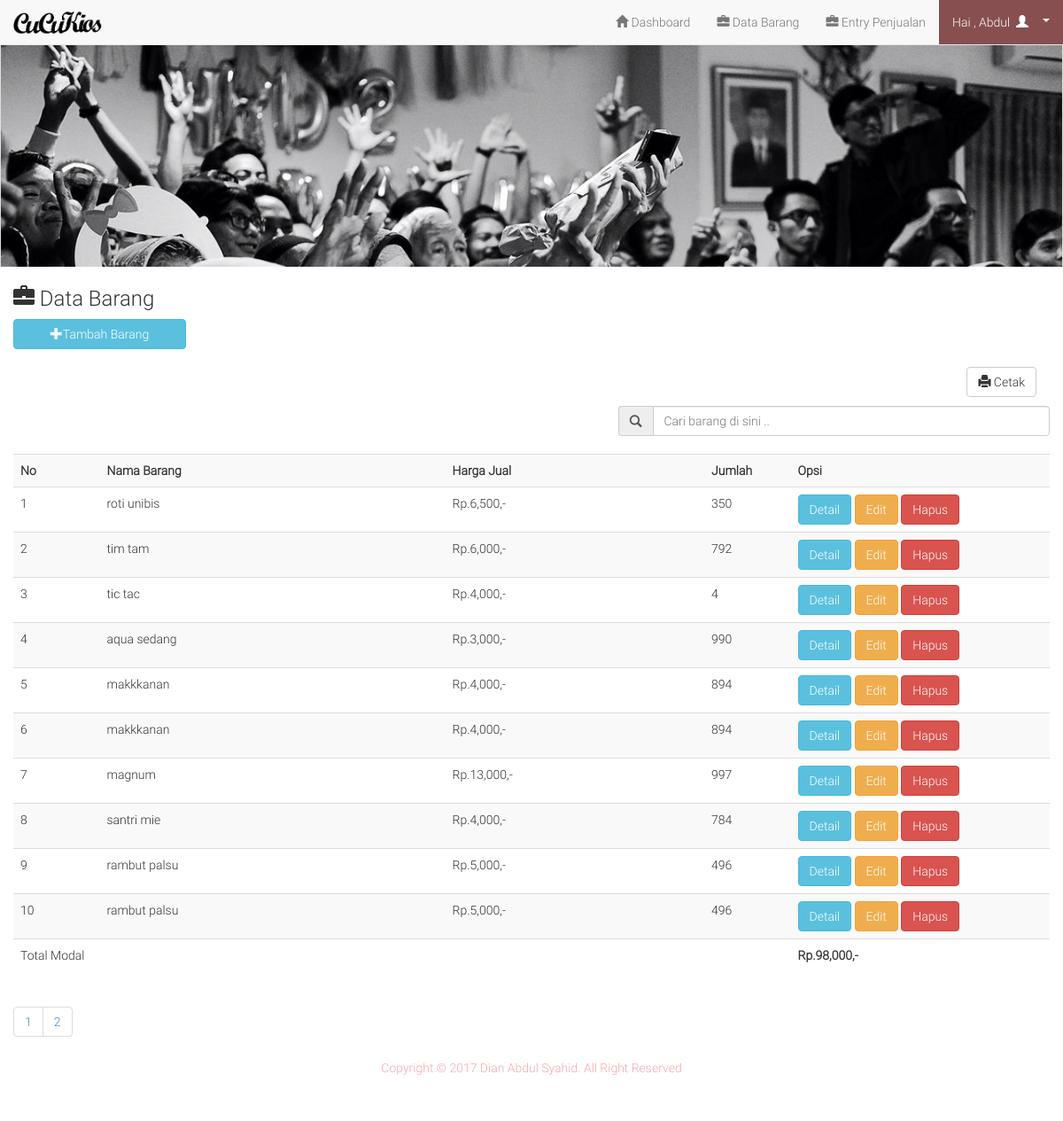
The app's page /admin/barang.php (signed in) with its own data.
### tables this page shows
CREATE TABLE IF NOT EXISTS `barang` (
  `id` int(11) NOT NULL AUTO_INCREMENT,
  `nama` text NOT NULL,
  `jenis` text NOT NULL,
  `suplier` text NOT NULL,
  `modal` int(11) NOT NULL,
  `harga` int(11) NOT NULL,
  `jumlah` int(11) NOT NULL,
  `sisa` int(11) NOT NULL,
  PRIMARY KEY (`id`)
);

### admin/barang.php (the view, shortened to what this page needs)
<?php include 'header.php'; ?>
<h3><span class="glyphicon glyphicon-briefcase"></span>  Data Barang</h3>
<button style="margin-bottom:20px" data-toggle="modal" data-target="#myModal" class="btn btn-info col-lg-2 col-md-2 col-sm-2 col-xs-12"><span class="glyphicon glyphicon-plus"></span>Tambah Barang</button>
<br/>
<br/>
<?php
$per_hal=10;
$jumlah_record=mysql_query("SELECT COUNT(*) from barang");
$jum=mysql_result($jumlah_record, 0);
$halaman=ceil($jum / $per_hal);
$page = (isset($_GET['page'])) ? (int)$_GET['page'] : 1;
$start = ($page - 1) * $per_hal;
?>
<div class="col-md-12">
	<a style="margin-bottom:10px" href="lap_barang.php" target="_blank" class="btn btn-default pull-right"><span class='glyphicon glyphicon-print'></span>  Cetak</a>
</div>
<form action="cari_act.php" method="get">
	<div class="input-group col-md-5 col-md-offset-7">
		<span class="input-group-addon" id="basic-addon1"><span class="glyphicon glyphicon-search"></span></span>
		<input type="text" class="form-control" placeholder="Cari barang di sini .." aria-describedby="basic-addon1" name="cari">
	</div>
</form>
<br/>
	<div class="table-responsive">
		<table class="table table-hover table-striped">
			<tr>
				<th class="col-md-1">No</th>
				<th class="col-md-4">Nama Barang</th>
				<th class="col-md-3">Harga Jual</th>
				<th class="col-md-1">Jumlah</th>
				<th class="col-md-3">Opsi</th>
			</tr>
			<?php
			if(isset($_GET['cari'])){
				$cari=mysql_real_escape_string($_GET['cari']);
				$brg=mysql_query("select * from barang where nama like '$cari' or jenis like '$cari'");
			}else{
				$brg=mysql_query("select * from barang limit $start, $per_hal");
			}
			$no=1;
			while($b=mysql_fetch_array($brg)){
				?>
				<tr>
					<td><?php echo $no++ ?></td>
					<td><?php echo $b['nama'] ?></td>
					<td>Rp.<?php echo number_format($b['harga']) ?>,-</td>
					<td><?php echo $b['jumlah'] ?></td>
					<td>
						<a href="det_barang.php?id=<?php echo $b['id']; ?>" class="btn btn-info">Detail</a>
						<a href="edit.php?id=<?php echo $b['id']; ?>" class="btn btn-warning">Edit</a>
						<a onclick="if(confirm('Apakah anda yakin ingin menghapus data ini ??')){ location.href='hapus.php?id=<?php echo $b['id']; ?>' }" class="btn btn-danger">Hapus</a>
					</td>
				</tr>
				<?php
			}
			?>
			<tr>
				<td colspan="4">Total Modal</td>
				<td>
				<?php
					$x=mysql_query("select sum(modal) as total from barang");
					$xx=mysql_fetch_array($x);
					echo "<b> Rp.". number_format($xx['total']).",-</b>";
				?>
				</td>
			</tr>
		</table>
	</div>
<ul class="pagination">
			<?php
			for($x=1;$x<=$halaman;$x++){
				?>
				<li><a href="?page=<?php echo $x ?>"><?php echo $x ?></a></li>
				<?php
			}
			?>
		</ul>
<?php
include 'footer.php';
?>

### admin/header.php (shortened to what this page needs)
<!DOCTYPE html>
<html>
<head>
	<link rel="stylesheet" type="text/css" href="../assets/css/style.css">
	<link rel="stylesheet" type="text/css" href="../assets/css/bootstrap.css">
	<link rel="stylesheet" type="text/css" href="../assets/js/jquery-ui/jquery-ui.css">
</head>
<body>
	<div class="navbar navbar-default navbar-fixed-top">
		<div class="container-fluid">
			<div class="navbar-header">
				<a href="index.php" class="navbar-brand medium"><img src="../logo.png" width="100" height="35" style="margin-top: -7px;"></a>
			</div>
			<div class="collapse navbar-collapse">
				<ul class="nav navbar-nav navbar-right">
					<li><a href="index.php"><span class="glyphicon glyphicon-home"></span>  Dashboard</a></li>
					<li><a href="barang.php"><span class="glyphicon glyphicon-briefcase"></span>  Data Barang</a></li>
					<li><a href="barang_laku.php"><span class="glyphicon glyphicon-briefcase"></span>  Entry Penjualan</a></li>
					<li>
					<div class="dropdown">
					    <div class="dropdown-toggle" type="button" data-toggle="dropdown" style="background-color: #874f4f;color: #fff;height: 50px;padding: 15px;cursor: pointer;">Hai , <?php echo $_SESSION['uname']  ?>&nbsp&nbsp<span class="glyphicon glyphicon-user">
					    <span class="caret"></span></div>
					</div>
					</li>
				</ul>
			</div>
		</div>
	</div>
	<div class="col-lg-12 col-md-12 col-sm-12 col-xs-12" style="background-color: #eee;">
		<div class="row">
			<div class="col-lg-12 col-md-12 col-sm-12 col-xs-12 nogap">
				<?php
				$uname=$_SESSION['uname'];
				$fo=mysql_query("select foto from admin where uname='$uname'");
				while($f=mysql_fetch_array($fo)){
					?>
					<div class="col-xs-12 col-md-12 nogap background-size-cover">
						<a class="thumbnail nogap width100">
						</a>
					</div>
					<?php
				}
				?>
			</div>
		</div>
	</div>
	<div class="col-lg-12 col-md-12 col-sm-12 col-xs-12 fixed">

### admin/footer.php
<center style="color: #F5A9A9;">Copyright &copy; 2017 Dian Abdul Syahid. All Right Reserved</center>
</div>
</body>
</html>

### assets/css/style.css (style rules this page uses)
* { padding:0; margin:0; }
html, body { font-family: 'Light',sans-serif !important; }
.medium { font-family: 'medium'; }
.navbar { margin-bottom:0px !important; }
.width100 { width: 100% !important; }
.nogap { padding-right: 0 !important; padding-left: 0 !important; padding-top: 0 !important; padding-bottom: 0 !important; }
.background-size-cover { position: fixed !important; -webkit-background-size: cover; -moz-background-size: cover; background-size: cover; }
.fixed { margin-top: 300px; padding-bottom: 50px; position: relative !important; height: 100%; background-color: #fff; }

### records on screen
barang: nama "roti unibis", harga "6,500", jumlah "350"
barang: nama "tim tam", harga "6,000", jumlah "792"
barang: nama "tic tac", harga "4,000", jumlah "4"
barang: nama "aqua sedang", harga "3,000", jumlah "990"
barang: nama "makkkanan", harga "4,000", jumlah "894"
barang: nama "makkkanan", harga "4,000", jumlah "894"
barang: nama "magnum", harga "13,000", jumlah "997"
barang: nama "santri mie", harga "4,000", jumlah "784"
barang: nama "rambut palsu", harga "5,000", jumlah "496"
barang: nama "rambut palsu", harga "5,000", jumlah "496"

### other values on screen
$_SESSION['uname'] "Abdul"
$xx['total'] "98,000"
